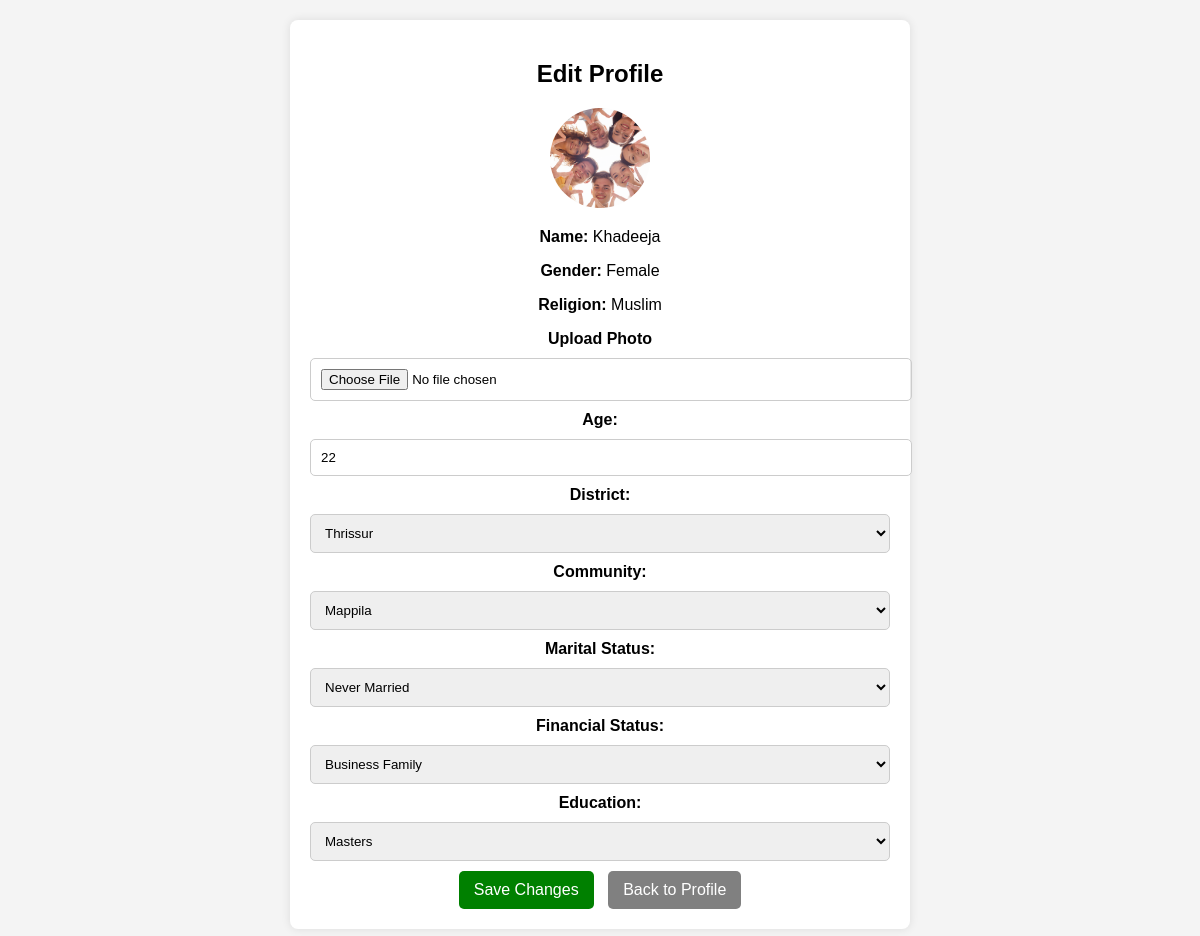
/edit_profile/ (signed in), run on the app's committed database.
### matrimony_app/models.py (models this page shows, shortened)
class Member(models.Model):
    PROFILE_CHOICES = [
        ("Myself", "Myself"), ("My Sister", "My Sister"), ("My Brother", "My Brother"),
        ("My Son", "My Son"), ("My Daughter", "My Daughter"), ("My Relative", "My Relative"),
        ("My Friend", "My Friend"),
    ]
    GENDER_CHOICES = [("Male", "Male"), ("Female", "Female")]
    RELIGION_CHOICES = [("Hindu", "Hindu"), ("Christian", "Christian"), ("Muslim", "Muslim")]
    MARITAL_STATUS_CHOICES = [
        ("Never Married", "Never Married"), ("Divorced", "Divorced"),
        ("Annulled", "Annulled"), ("Widowed", "Widowed"), ("Nikah Divorce", "Nikah Divorce"),
        ("Awaiting Divorce", "Awaiting Divorce"), ("Separated", "Separated"),
    ]
    BODY_TYPE_CHOICES = [
        ("Slim", "Slim"), ("Fit", "Fit"), ("Toned", "Toned"), ("Short", "Short"),
        ("Average", "Average"), ("Tall", "Tall"), ("Plus Size", "Plus Size"),
        ("Big and Tall", "Big and Tall"), ("Chubby", "Chubby"),
    ]
    EDUCATION_CHOICES = [
        ("Doctorate", "Doctorate"), ("Masters", "Masters"), ("Bachelors", "Bachelors"),
        ("Diploma", "Diploma"), ("High/Secondary School", "High/Secondary School"),
        ("Less than High School", "Less than High School"),
    ]
    COURSE_CHOICES = [
        ("MCA", "MCA"), ("MBA", "MBA"), ("MCom", "MCom"), ("MArch", "MArch"),
        ("Audiology", "Audiology"), ("IPS", "IPS"), ("IAS", "IAS"), ("IRS", "IRS"),
        ("MSc Nursing", "MSc Nursing"), ("MSc Agriculture", "MSc Agriculture"),
        ("MPharm", "MPharm"),
    ]
    DISTRICT_CHOICES = [
        ("Thrissur", "Thrissur"), ("Ernakulam", "Ernakulam"), ("Kottayam", "Kottayam"),
        ("Kannur", "Kannur"), ("Kasargod", "Kasargod"), ("Thiruvananthapuram", "Thiruvananthapuram"),
        ("Idukki", "Idukki"), ("Wayanad", "Wayanad"), ("Pathanamthitta", "Pathanamthitta"),
        ("Palakkad", "Palakkad"), ("Malappuram", "Malappuram"), ("Kollam", "Kollam"),
        ("Alappuzha", "Alappuzha"), ("Kozhikode", "Kozhikode"),
    ]
    CITY_CHOICES = [
        ("Neyyattinkara", "Neyyattinkara"), ("Varkala", "Varkala"), ("Aluva", "Aluva"),
        ("Angamaly", "Angamaly"), ("Perumbavoor", "Perumbavoor"), ("Feroke", "Feroke"),
        ("Kunnamangalam", "Kunnamangalam"), ("Guruvayur", "Guruvayur"),
        ("Chalakudy", "Chalakudy"), ("Karunagappally", "Karunagappally"),
        ("Punalur", "Punalur"), ("Changanassery", "Changanassery"),
        ("Pala", "Pala"), ("Manjeri", "Manjeri"), ("Tirur", "Tirur"),
    ]
    COMMUNITY_CHOICES = [
        ("Nair", "Nair"), ("Ezhava", "Ezhava"), ("Brahmin", "Brahmin"),
        ("Vishwakarma", "Vishwakarma"), ("Scheduled Caste (SC)", "Scheduled Caste (SC)"),
        ("Mappila", "Mappila"), ("Thangal", "Thangal"), ("Syrian Christian", "Syrian Christian"),
        ("Latin Catholic", "Latin Catholic"), ("Jacobite", "Jacobite"),
        ("Marthoma", "Marthoma"), ("Anglo-Indian", "Anglo-Indian"),
        ("Jewish", "Jewish"), ("Tribal", "Tribal"),
    ]
    FINANCIAL_STATUS_CHOICES = [
        ("Wealthy", "Wealthy"), ("Upper Middle Class", "Upper Middle Class"),
        ("Lower Middle Class", "Lower Middle Class"), ("Financially Stable", "Financially Stable"),
        ("Inherited Wealth", "Inherited Wealth"), ("Business Family", "Business Family"),
        ("Retired Family Income", "Retired Family Income"), ("Prefer Not to Say", "Prefer Not to Say"),
        ("Well-off", "Well-off"), ("Working Class", "Working Class"),
        ("Affluent", "Affluent"), ("Struggling Financially", "Struggling Financially"),
    ]
    FATHER_OCCUPATION_CHOICES = [
        ("Business", "Business"),
        ("IT", "IT"),
        ("Engineer", "Engineer"),
        ("Doctor", "Doctor"),
        ("Government Job", "Government Job"),
        ("Abroad", "Abroad"),
        ("Other", "Other"),
    ]
    MOTHER_OCCUPATION_CHOICES = [
        ("Business", "Business"),
        ("IT", "IT"),
        ("Engineer", "Engineer"),
        ("Doctor", "Doctor"),
        ("Government Job", "Government Job"),
        ("Home Maker", "Home Maker"),
        ("Other", "Other"),
    ]
    SIBLING_CHOICES = [
        ("Single Child", "Single Child"),
        ("Yes", "Yes"),
    ]
    SIBLING_OCCUPATION_CHOICES = [
        ("Studies", "Studies"),
        ("Engineer", "Engineer"),
        ("Doctor", "Doctor"),
        ("Government Job", "Government Job"),
        ("IT", "IT"),
        ("Other", "Other"),
    ]
    profile_for = models.CharField(max_length=20, choices=PROFILE_CHOICES)
    name = models.CharField(max_length=100)
    username = models.CharField(max_length=50, unique=True)
    phone = models.CharField(max_length=15)
    email = models.EmailField(max_length=254, blank=False, null=False,default="Not Specified", unique=True)
    gender = models.CharField(max_length=10, choices=GENDER_CHOICES)
    dob = models.DateField()
    age = models.IntegerField(null=True, blank=True)
    religion = models.CharField(max_length=20, choices=RELIGION_CHOICES)
    nationality = models.CharField(max_length=20, default="Indian")
    password = models.CharField(max_length=128)  # Storing hashed password
    height = models.IntegerField(choices=[(i, i) for i in range(100, 211)])
    weight = models.IntegerField(choices=[(i, i) for i in range(40, 111)])
    marital_status = models.CharField(max_length=20, choices=MARITAL_STATUS_CHOICES)
    body_type = models.CharField(max_length=20, choices=BODY_TYPE_CHOICES)
    physically_challenged = models.BooleanField(default=False)
    highest_education = models.CharField(max_length=30, choices=EDUCATION_CHOICES,null=False, blank=False, default="Not Specified")
    course = models.CharField(max_length=30, choices=COURSE_CHOICES)
    country = models.CharField(max_length=20, default="India")
    state = models.CharField(max_length=20, default="Kerala")
    district = models.CharField(max_length=20, choices=DISTRICT_CHOICES)
    city = models.CharField(max_length=20, choices=CITY_CHOICES)
    community = models.CharField(max_length=30, choices=COMMUNITY_CHOICES)
    financial_status = models.CharField(max_length=30, choices=FINANCIAL_STATUS_CHOICES)
    description = models.TextField()
    photo = models.ImageField(upload_to="profile_photos/",null=True,blank=True)
    father_name = models.CharField(max_length=100, blank=True, null=True)
    father_occupation = models.CharField(max_length=50, choices=FATHER_OCCUPATION_CHOICES, blank=True, null=True)
    mother_name = models.CharField(max_length=100, blank=True, null=True)
    mother_occupation = models.CharField(max_length=50, choices=MOTHER_OCCUPATION_CHOICES, blank=True, null=True)
    siblings = models.CharField(max_length=20, choices=SIBLING_CHOICES, default="Single Child")
    sibling_name = models.CharField(max_length=100, blank=True, null=True)
    sibling_occupation = models.CharField(max_length=50, choices=SIBLING_OCCUPATION_CHOICES, blank=True, null=True)
    current_job = models.CharField(max_length=100, blank=True, null=True)
    company_name = models.CharField(max_length=100, blank=True, null=True)
    job_location = models.CharField(max_length=100, blank=True, null=True)

### matrimony_app/views.py (the view, shortened to what this page needs)
# urls.py: path("edit_profile/", views.edit_profile, name="edit_profile"),
def edit_profile(request):
    if "user_id" not in request.session:  # Check if the user is logged in
        return redirect("login")  # Redirect to login page if not logged in
    user_id = request.session["user_id"]  # Get logged-in Member's ID
    member = Member.objects.get(id=user_id)  # Fetch user details from Member model
    return render(request, 'edit_profile.html', {"user": member})

### matrimony_app/templates/edit_profile.html (shortened to what this page needs)
<!DOCTYPE html>
<html lang="en">
<head>
    <link rel="stylesheet" href="https://cdnjs.cloudflare.com/ajax/libs/font-awesome/6.0.0/css/all.min.css">
</head>
<body>
    <div class="container">
        <h2>Edit Profile</h2>
        <form method="POST" action="{% url 'edit_profile' %}" enctype="multipart/form-data">
            <img src="{{ user.photo.url }}" class="profile-pic" alt="Profile Picture">
            <p><strong>Name:</strong> {{ user.name }}</p>
            <p><strong>Gender:</strong> {{ user.gender }}</p>
            <p><strong>Religion:</strong> {{ user.religion }}</p>
            <label><b>Upload Photo</b></label>
            <input type="file" name="photo" accept="image/*">
            <label><b>Age:</b></label>
            <input type="number" name="age" value="{{ user.age }}" required>
            <label><b>District:</b></label>
            <select name="district">
                <option value="Thrissur" {% if user.district == "Thrissur" %}selected{% endif %}>Thrissur</option>
            </select>
            <label><b>Community:</b></label>
            <select name="community">
                <option value="Mappila"  {% if user.community == "Mappila" %}selected{% endif %}>Mappila</option>
            </select>
            <label><b>Marital Status:</b></label>
            <select name="marital_status">
                <option value="Never Married" {% if user.marital_status == "Never Married" %}selected{% endif %}>Never Married</option>
            </select>
            <label><b>Financial Status:</b></label>
            <select name="financial_status">
                <option value="Business Family" {% if user.financial_status == "Business Family" %}selected{% endif %}>Business Family</option>
            </select>
            <label><b>Education:</b></label>
            <select name="highest_education">
                <option value="Masters" {% if user.highest_education == "Masters"%}selected{% endif %}>Masters</option>
            </select>
            <button type="submit">Save Changes</button>
            <a href="{% url 'profile' %}"><button type="button" class="back-btn">Back to Profile</button></a>
        </form>
    </div>
</body>
</html>

### matrimony_app/templates/edit_profile.html (style rules this page uses)
body { font-family: Arial, sans-serif; background-color: #f4f4f4; text-align: center; margin: 0; padding: 20px; }
.container { width: 50%; background: white; padding: 20px; border-radius: 8px; box-shadow: 0 0 10px rgba(0, 0, 0, 0.1); margin: auto; }
.profile-pic { width: 100px; height: 100px; border-radius: 50%; object-fit: cover; }
input, select, textarea { width: 100%; padding: 10px; margin: 10px 0; border: 1px solid #ccc; border-radius: 5px; }
button { background-color: green; color: white; padding: 10px 15px; border: none; cursor: pointer; border-radius: 5px; font-size: 16px; }
.back-btn { background-color: gray; margin-left: 10px; }

### data on the page
Member: photo (picture), name "Khadeeja", gender "Female", religion "Muslim", age "22", district "Thrissur", community "Mappila", marital_status "Never Married", financial_status "Business Family", highest_education "Masters"
